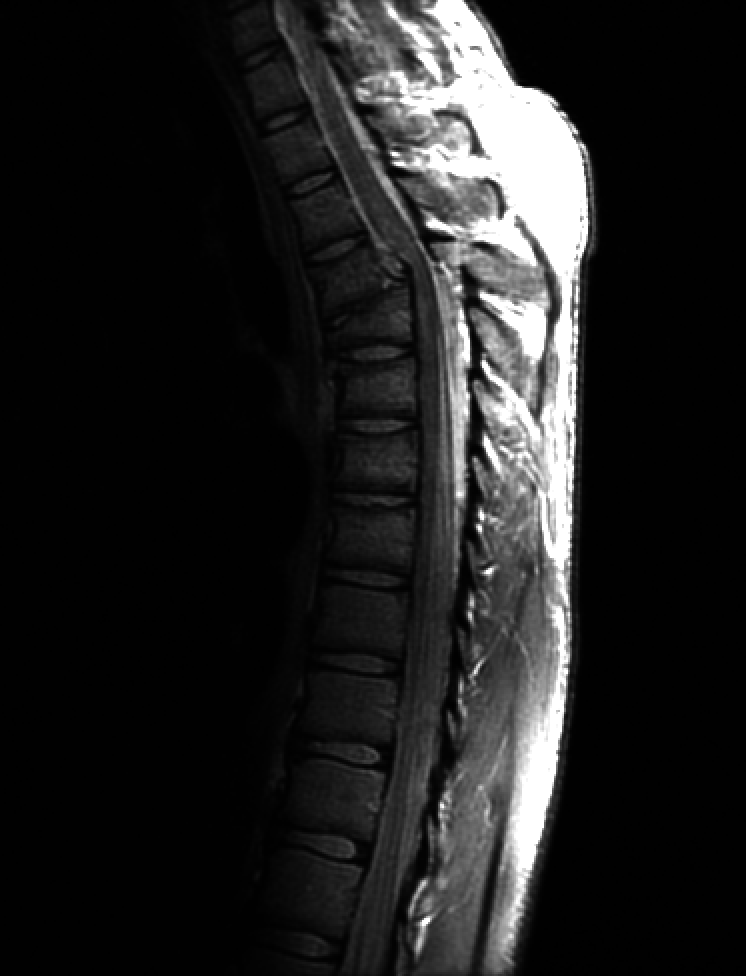
#> input picture ipi/t2/trabalho/exemplos-python/constraste/fractured_spine.tif, 746 x 976 px
$ python gamma.py
#> lines starting #> are read from the running program, lines starting #| are printed output that depends on the picture
import numpy as np
import matplotlib.pyplot as plt

def gamma_transform(img, gamma):
    c = 255.0 / (255.0**gamma)
    imgGamma =img.astype(np.float64)
    imgGamma = c * (imgGamma) ** gamma
    imgGamma = imgGamma.astype(np.uint8)
    return imgGamma

if __name__ == '__main__':
    # Le a imagem
    img = plt.imread('fractured_spine.tif')
#> img is the input picture: shape (976, 746); min 0, max 255, mean 32.6

    img_gamma1 = gamma_transform(img, 0.2)
#> in gamma_transform, `imgGamma = c * (imgGamma) ** gamma`:
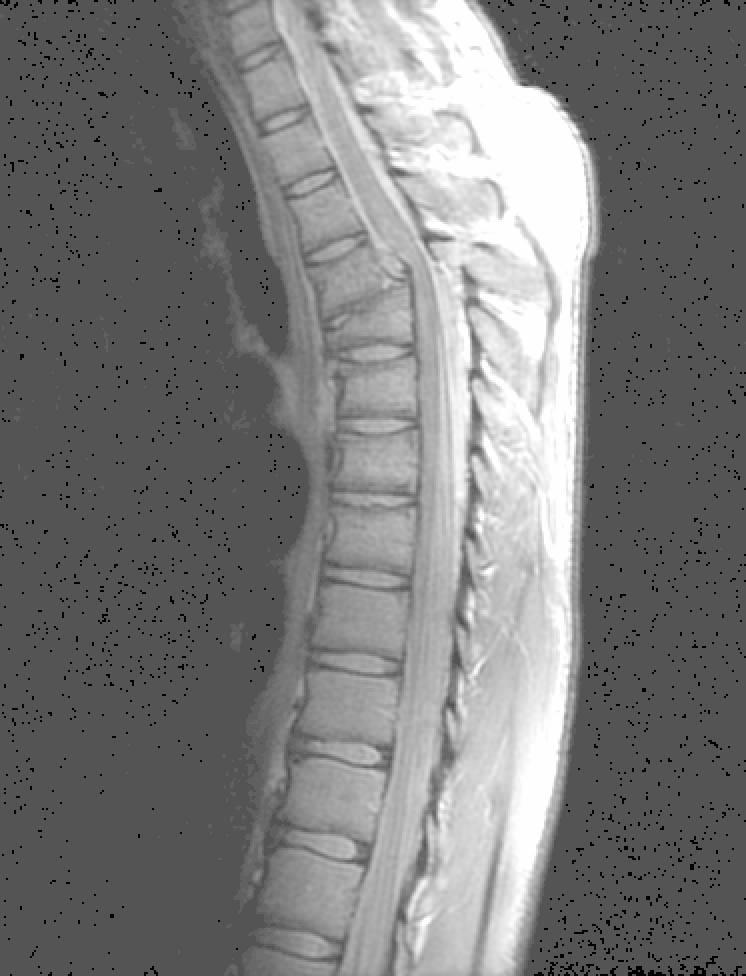
#> imgGamma: shape (976, 746) float64; min 0, max 255, mean 123.1
    img_gamma2 = gamma_transform(img, 5.0)
#> call 2 of gamma_transform, with gamma = 5
#> in gamma_transform (call 2), `imgGamma = c * (imgGamma) ** gamma`:
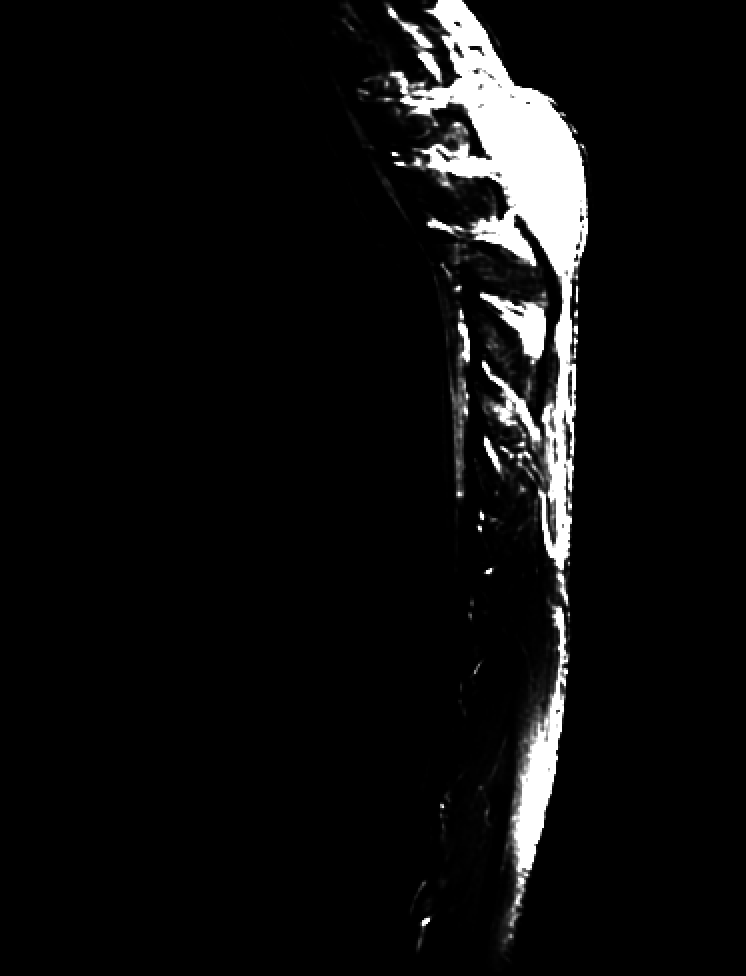
#> imgGamma: shape (976, 746) float64; min 0, max 255, mean 14.4; drawn with min black and max white


    # Plota lado a lado
    fig, axs = plt.subplots(1, 3)
    axs[0].axis('off')
    axs[0].set_title('Original')
    axs[0].imshow(img, cmap='gray')
    axs[1].axis('off')
    axs[1].set_title('Gamma 0.2')
    axs[1].imshow(img_gamma1, cmap='gray')
    axs[2].axis('off')
    axs[2].set_title('Gamma 5.0')
    axs[2].imshow(img_gamma2, cmap='gray')
    plt.show()
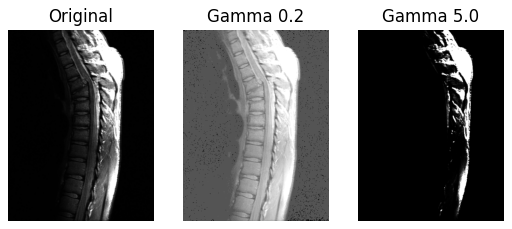
#> figure drawn by matplotlib, 3 panels

$ run again, with ipi/t2/trabalho/exemplos-python/constraste/DFT_no_log.tif copied over ipi/t2/trabalho/exemplos-python/constraste/fractured_spine.tif
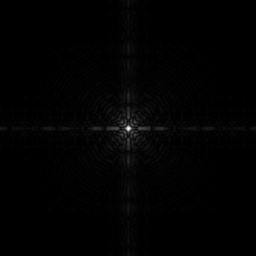
#> input picture ipi/t2/trabalho/exemplos-python/constraste/DFT_no_log.tif, 256 x 256 px
#> img is the input picture: shape (256, 256); min 0, max 255, mean 2.1
#> in gamma_transform, `imgGamma = c * (imgGamma) ** gamma`:
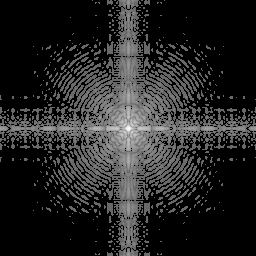
#> imgGamma: shape (256, 256) float64; min 0, max 255, mean 36.8
#> `plt.show()`:
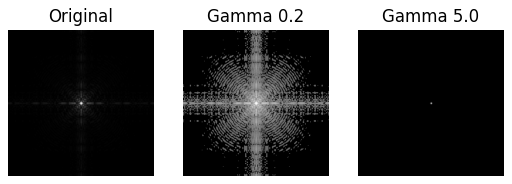
#> figure drawn by matplotlib, 3 panels
